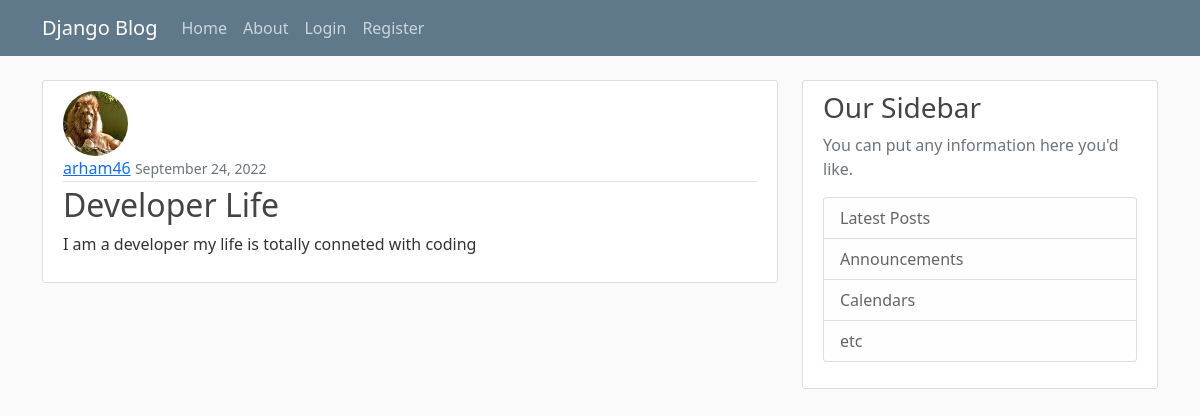
The page /post/39/ on the database its author committed.
### janu/models.py (models this page shows, shortened)
class Post (models.Model):
    title = models.CharField(max_length=100)
    content = models.TextField()
    date_posted = models.DateTimeField(default=timezone.now)
    author = models.ForeignKey(User,on_delete = models.CASCADE)

### users/models.py (models this page shows, shortened)
class Profile (models.Model):
    user = models.OneToOneField(User, on_delete=models.CASCADE)
    image = models.ImageField(default='default.jpg',upload_to='profile_pics')

### janu/views.py (the view)
# urls.py: path('post/<int:pk>/',PostDetailView.as_view(),name ='post-detail'),
class PostDetailView(DetailView):
     model = Post

### janu/templates/janu/post_detail.html (shortened to what this page needs)
{% extends "janu/base.html" %}
{% block content %}
    <article class="media content-section">
     <img class="rounded-circle article-img" src="{{ object.author.profile.image.url }}">
     <div class="media-body">
        <div class="article-metadata">
        <a class="mr-2" href="{% url 'user-posts' object.author.username %}">{{ object.author }}</a>
        <small class="text-muted">{{object.date_posted |date:"F d, Y"}}</small>
        </div>
        <h2 class="article-title">{{object.title }}</h2>
        <p class="article-content">{{object.content }}</p>
     </div>
    </article>
 {% endblock content %}

### janu/static/janu/main.css (style rules this page uses)
body { background: #fafafa; color: #333333; margin-top: 5rem; }
h1, h2, h3, h4, h5, h6 { color: #444444; }
.content-section { background: #ffffff; padding: 10px 20px; border: 1px solid #dddddd; border-radius: 3px; margin-bottom: 20px; }
.article-title { color: #444444; }
.article-content { white-space: pre-line; }
.article-img { height: 65px; width: 65px; margin-right: 16px; }
.article-metadata { padding-bottom: 1px; margin-bottom: 4px; border-bottom: 1px solid #e3e3e3 }

### rows shown on the page
Post: author.profile.image (placeholder picture), author "arham46", date_posted "September 24, 2022", title "Developer Life", content "I am a developer my life is totally conneted with coding"
